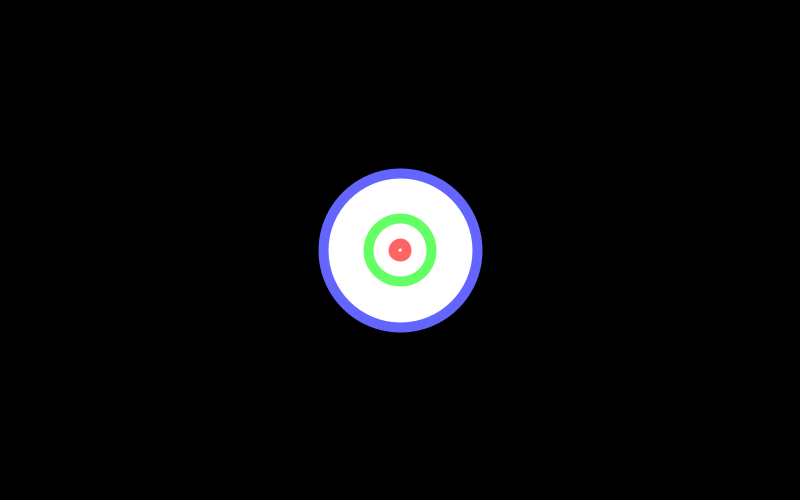
Frame 1 (no input)
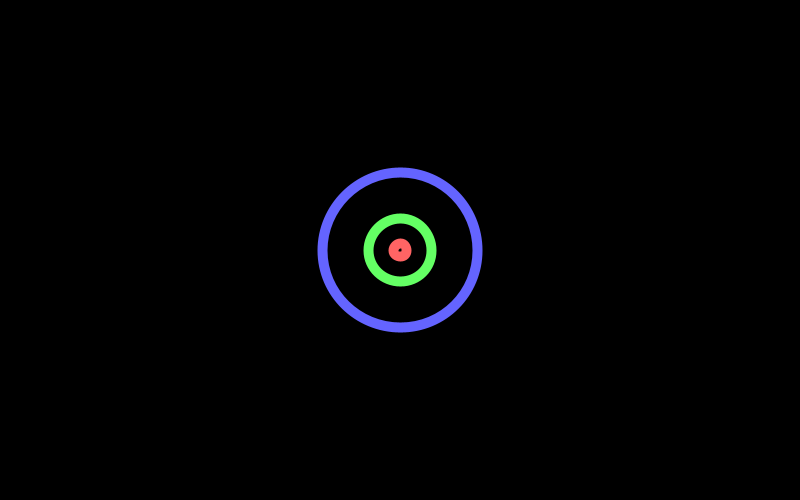
Frame 60 (the mouse pressed at the canvas centre just before this capture)
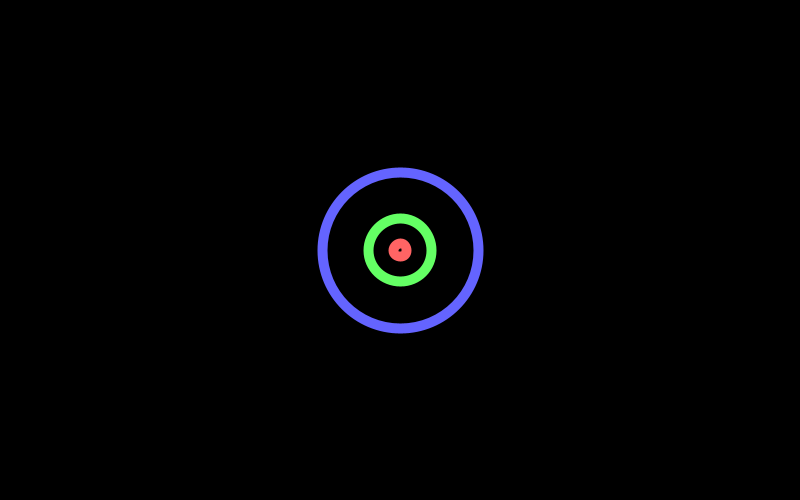
Frame 120 (the mouse held since frame 60 and released just before this capture)

The Processing sketch that drew these frames (run headless with seeded random() and noise(); from frame 60 on, the mouse is pressed at the canvas centre):

// Processing sketch: processing_22462
// ── processing_22462.pde


float mili, secs, mins, hrs;



void setup(){
  
 
  size(800, 500);
  textSize(30);
  background(0);
  colorMode(RGB);
  strokeWeight(10);
  smooth();
  
}

void draw(){

if(second()%10 == 0){
 
  background(150);
  
}else{ background(0);}
  
  mili = millis();
  secs = mili/1000;
  mins = mili/60000;
  hrs = mili/360000;
  
  timeEllipse();
  
  
}

void timeEllipse(){

 
  if(second() <= 60){
    
    
    stroke(100, 100, 255);
    ellipse(400, 250, second() + 100, second() + 100);
    
  }
    
  
  if(minute() <= 60){
   
    stroke(100, 255, 100);
    fill(0, 0, 0, 0);
    ellipse(400, 250, minute() + 10, minute() + 10);
    
  }
  
  if(hour() <= 60){
   
    stroke(255, 100, 100);
    fill(0, 0, 0, 0);
    ellipse(400, 250, hour() + 10, hour() + 10);
    
  }
   
    
    
  }
  
